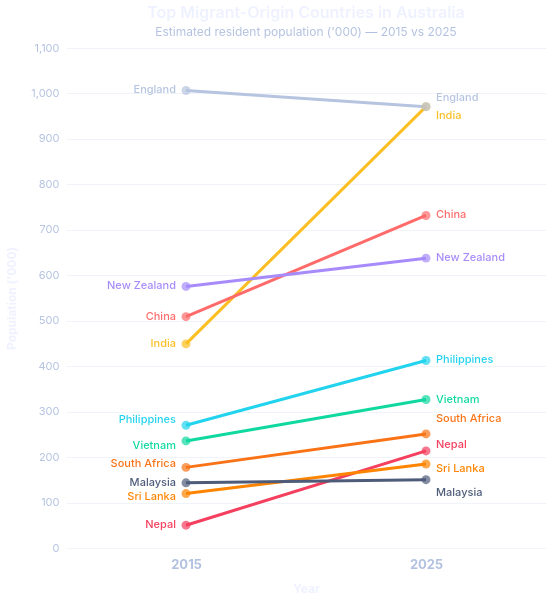

Write a Vega-Lite specification for this figure.
### Vega-Lite specification from a JSON file in a GitHub repository (floating-point values rounded to 4 significant figures)
{"$schema": "https://vega.github.io/schema/vega-lite/v5.json", "title": {"text": "Top Migrant-Origin Countries in Australia", "subtitle": "Estimated resident population ('000) — 2015 vs 2025", "fontSize": 16, "subtitleFontSize": 12}, "width": 480, "height": 500, "data": {"values": [{"country": "India", "year": "2015", "pop": 449.0}, {"country": "India", "year": "2025", "pop": 971.0}, {"country": "England", "year": "2015", "pop": 1007.0}, {"country": "England", "year": "2025", "pop": 971.0}, {"country": "China", "year": "2015", "pop": 508.9}, {"country": "China", "year": "2025", "pop": 731.5}, {"country": "New Zealand", "year": "2015", "pop": 575.4}, {"country": "New Zealand", "year": "2025", "pop": 637.7}, {"country": "Philippines", "year": "2015", "pop": 270.1}, {"country": "Philippines", "year": "2025", "pop": 412.5}, {"country": "Vietnam", "year": "2015", "pop": 235.6}, {"country": "Vietnam", "year": "2025", "pop": 326.6}, {"country": "South Africa", "year": "2015", "pop": 177.4}, {"country": "South Africa", "year": "2025", "pop": 250.9}, {"country": "Nepal", "year": "2015", "pop": 50.15}, {"country": "Nepal", "year": "2025", "pop": 213.6}, {"country": "Sri Lanka", "year": "2015", "pop": 119.7}, {"country": "Sri Lanka", "year": "2025", "pop": 184.8}, {"country": "Malaysia", "year": "2015", "pop": 143.4}, {"country": "Malaysia", "year": "2025", "pop": 150.3}]}, "layer": [{"mark": {"type": "line", "strokeWidth": 3}, "encoding": {"x": {"field": "year", "type": "ordinal", "axis": {"labelFontSize": 13, "labelFontWeight": "bold", "domain": true, "ticks": false, "grid": false, "orient": "bottom", "labelPadding": 10, "labelAngle": 0}, "title": "Year"}, "y": {"field": "pop", "type": "quantitative", "axis": {"title": "Population ('000)"}, "scale": {"zero": false, "padding": 10}}, "color": {"field": "country", "type": "nominal", "scale": {"domain": ["India", "England", "China", "New Zealand", "Philippines", "Vietnam", "South Africa", "Nepal", "Sri Lanka", "Malaysia"], "range": ["#fbbf24", "#b6c4e0", "#ff6b6b", "#a78bfa", "#22d3ee", "#10d9a0", "#f97316", "#f43f5e", "#ff8500", "#4e5c7a"]}, "legend": null}, "detail": {"field": "country"}}}, {"mark": {"type": "point", "filled": true, "size": 80}, "encoding": {"x": {"field": "year", "type": "ordinal"}, "y": {"field": "pop", "type": "quantitative", "scale": {"zero": false, "padding": 10}}, "color": {"field": "country", "type": "nominal", "legend": null}, "tooltip": [{"field": "country", "type": "nominal", "title": "Country"}, {"field": "year", "type": "ordinal", "title": "Year"}, {"field": "pop", "type": "quantitative", "title": "Population ('000)", "format": ".1f"}]}}, {"transform": [{"filter": "datum.year == '2015'"}, {"calculate": "datum.country == 'Philippines' ? datum.pop + 12 : datum.country == 'Vietnam' ? datum.pop - 12 : datum.country == 'South Africa' ? datum.pop + 8 : datum.country == 'Malaysia' ? datum.pop : datum.country == 'Sri Lanka' ? datum.pop - 8 : datum.pop", "as": "pop_offset"}], "mark": {"type": "text", "align": "right", "dx": -10, "fontSize": 11, "fontWeight": 500}, "encoding": {"x": {"field": "year", "type": "ordinal"}, "y": {"field": "pop_offset", "type": "quantitative", "scale": {"zero": false, "padding": 10}}, "text": {"field": "country", "type": "nominal"}, "color": {"field": "country", "type": "nominal", "legend": null}}}, {"transform": [{"filter": "datum.year == '2025'"}, {"calculate": "datum.country == 'England' ? datum.pop + 20 : datum.country == 'India' ? datum.pop - 20 : datum.country == 'South Africa' ? datum.pop + 32 : datum.country == 'Nepal' ? datum.pop + 12 : datum.country == 'Sri Lanka' ? datum.pop - 10 : datum.country == 'Malaysia' ? datum.pop - 30 : datum.pop", "as": "pop_offset"}], "mark": {"type": "text", "align": "left", "dx": 10, "fontSize": 11, "fontWeight": 500}, "encoding": {"x": {"field": "year", "type": "ordinal"}, "y": {"field": "pop_offset", "type": "quantitative", "scale": {"zero": false, "padding": 10}}, "text": {"field": "country", "type": "nominal"}, "color": {"field": "country", "type": "nominal", "legend": null}}}], "config": {"font": "Inter, sans-serif", "background": "transparent", "view": {"stroke": null}, "axis": {"labelFont": "Inter, sans-serif", "titleFont": "Inter, sans-serif", "labelColor": "#b2c1e0", "titleColor": "#eef1ff", "tickColor": "rgba(255,255,255,0.15)", "domainColor": "rgba(255,255,255,0.15)", "grid": true, "gridColor": "#b2c1e0", "gridOpacity": 0.2, "labelFontSize": 11, "titleFontSize": 12, "titlePadding": 12}, "title": {"font": "Inter, sans-serif", "fontSize": 16, "fontWeight": 600, "color": "#eef1ff", "subtitleFont": "Inter, sans-serif", "subtitleFontSize": 12, "subtitleColor": "#b2c1e0", "subtitlePadding": 6}, "legend": {"labelFont": "Inter, sans-serif", "titleFont": "Inter, sans-serif", "labelColor": "#b2c1e0", "titleColor": "#eef1ff", "labelFontSize": 11, "titleFontSize": 12, "symbolSize": 100}, "text": {"font": "Inter, sans-serif", "color": "#eef1ff"}}}
